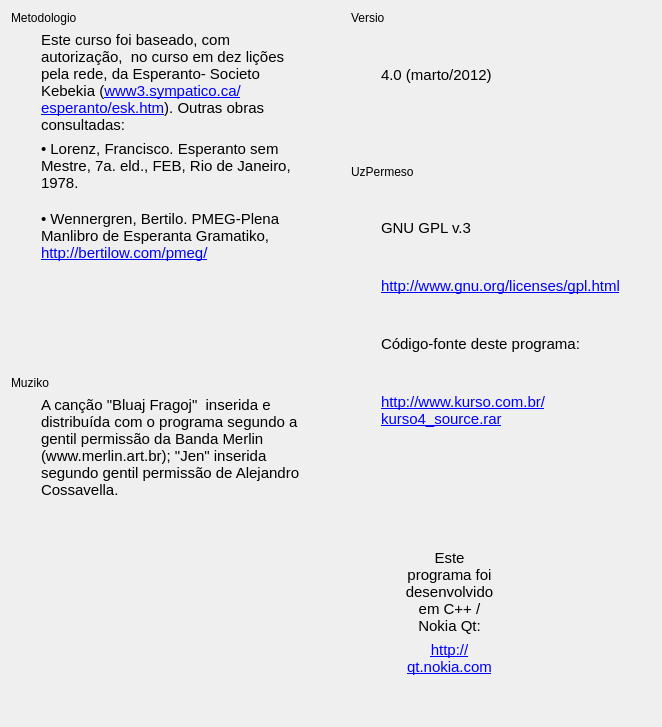
            <widget class="QWidget" name="tab_2">
             <attribute name="icon">
              <iconset resource="ikonoj.qrc">
               <normaloff>:/ikonoj/kredit_permesoj.png</normaloff>:/ikonoj/kredit_permesoj.png</iconset>
             </attribute>
             <attribute name="title">
              <string/>
             </attribute>
             <layout class="QHBoxLayout" name="horizontalLayout_18" stretch="1,1">
              <property name="spacing">
               <number>40</number>
              </property>
              <item>
               <layout class="QVBoxLayout" name="verticalLayout_28" stretch="0,1,0,2">
                <property name="spacing">
                 <number>6</number>
                </property>
                <item>
                 <layout class="QVBoxLayout" name="verticalLayout_34">
                  <item>
                   <widget class="titolo" name="Kredit_Label6">
                    <property name="text">
                     <string notr="true">Metodologio</string>
                    </property>
                   </widget>
                  </item>
                  <item>
                   <layout class="QHBoxLayout" name="horizontalLayout_17">
                    <item>
                     <spacer name="horizontalSpacer_13">
                      <property name="orientation">
                       <enum>Qt::Horizontal</enum>
                      </property>
                      <property name="sizeType">
                       <enum>QSizePolicy::Fixed</enum>
                      </property>
                      <property name="sizeHint" stdset="0">
                       <size>
                        <width>30</width>
                        <height>20</height>
                       </size>
                      </property>
                     </spacer>
                    </item>
                    <item>
                     <layout class="QVBoxLayout" name="verticalLayout_35">
                      <item>
                       <widget class="QLabel" name="Kredit_Label7">
                        <property name="styleSheet">
                         <string notr="true">font-size: 15px;</string>
                        </property>
                        <property name="text">
                         <string notr="true">&lt;!DOCTYPE HTML PUBLIC &quot;-//W3C//DTD HTML 4.0//EN&quot; &quot;http://www.w3.org/TR/REC-html40/strict.dtd&quot;&gt;
&lt;html&gt;&lt;head&gt;&lt;meta name=&quot;qrichtext&quot; content=&quot;1&quot; /&gt;&lt;style type=&quot;text/css&quot;&gt;
p, li { white-space: pre-wrap; }
&lt;/style&gt;&lt;/head&gt;&lt;body style=&quot; font-family:'Arial'; font-size:15px; font-weight:400; font-style:normal;&quot;&gt;
&lt;p style=&quot; margin-top:0px; margin-bottom:0px; margin-left:0px; margin-right:0px; -qt-block-indent:0; text-indent:0px;&quot;&gt;Este curso foi baseado, com autorização,  no curso em dez lições pela rede, da Esperanto- Societo Kebekia (&lt;a href=&quot;http://www3.sympatico.ca/esperanto/esk.htm&quot;&gt;&lt;span style=&quot; text-decoration: underline; color:#0000ff;&quot;&gt;www3.sympatico.ca/esperanto/esk.htm&lt;/span&gt;&lt;/a&gt;). Outras obras consultadas:&lt;/p&gt;&lt;/body&gt;&lt;/html&gt;</string>
                        </property>
                        <property name="wordWrap">
                         <bool>true</bool>
                        </property>
                       </widget>
                      </item>
                      <item>
                       <widget class="QLabel" name="label_33">
                        <property name="text">
                         <string notr="true">&lt;!DOCTYPE HTML PUBLIC &quot;-//W3C//DTD HTML 4.0//EN&quot; &quot;http://www.w3.org/TR/REC-html40/strict.dtd&quot;&gt;
&lt;html&gt;&lt;head&gt;&lt;meta name=&quot;qrichtext&quot; content=&quot;1&quot; /&gt;&lt;style type=&quot;text/css&quot;&gt;
p, li { white-space: pre-wrap; }
&lt;/style&gt;&lt;/head&gt;&lt;body style=&quot; font-family:'DejaVu Sans'; font-size:15px; font-weight:400; font-style:normal;&quot;&gt;
&lt;p style=&quot; margin-top:0px; margin-bottom:0px; margin-left:0px; margin-right:0px; -qt-block-indent:0; text-indent:0px;&quot;&gt;• Lorenz, Francisco. Esperanto sem Mestre, 7a. eld., FEB, Rio de Janeiro, 1978.&lt;/p&gt;
&lt;p style=&quot;-qt-paragraph-type:empty; margin-top:0px; margin-bottom:0px; margin-left:0px; margin-right:0px; -qt-block-indent:0; text-indent:0px;&quot;&gt;&lt;/p&gt;
&lt;p style=&quot; margin-top:0px; margin-bottom:0px; margin-left:0px; margin-right:0px; -qt-block-indent:0; text-indent:0px;&quot;&gt;• Wennergren, Bertilo. PMEG-Plena Manlibro de Esperanta Gramatiko, &lt;a href=&quot;http://bertilow.com/pmeg/&quot;&gt;&lt;span style=&quot; text-decoration: underline; color:#0000ff;&quot;&gt;http://bertilow.com/pmeg/&lt;/span&gt;&lt;/a&gt;&lt;/p&gt;&lt;/body&gt;&lt;/html&gt;</string>
                        </property>
                        <property name="wordWrap">
                         <bool>true</bool>
                        </property>
                        <property name="openExternalLinks">
                         <bool>true</bool>
                        </property>
                       </widget>
                      </item>
                     </layout>
                    </item>
                   </layout>
                  </item>
                 </layout>
                </item>
                <item>
                 <spacer name="verticalSpacer_10">
                  <property name="orientation">
                   <enum>Qt::Vertical</enum>
                  </property>
                  <property name="sizeHint" stdset="0">
                   <size>
                    <width>20</width>
                    <height>40</height>
                   </size>
                  </property>
                 </spacer>
                </item>
                <item>
                 <layout class="QVBoxLayout" name="verticalLayout_25">
                  <item>
                   <widget class="titolo" name="Kredit_Label8">
                    <property name="text">
                     <string notr="true">Muziko</string>
                    </property>
                   </widget>
                  </item>
                  <item>
                   <layout class="QHBoxLayout" name="horizontalLayout_12">
                    <item>
                     <spacer name="horizontalSpacer_8">
                      <property name="orientation">
                       <enum>Qt::Horizontal</enum>
                      </property>
                      <property name="sizeType">
                       <enum>QSizePolicy::Fixed</enum>
                      </property>
                      <property name="sizeHint" stdset="0">
                       <size>
                        <width>30</width>
                        <height>20</height>
                       </size>
                      </property>
                     </spacer>
                    </item>
                    <item>
                     <widget class="QLabel" name="Kredit_Label9">
                      <property name="styleSheet">
                       <string notr="true">font-size: 15px;</string>
                      </property>
                      <property name="text">
                       <string notr="true">&lt;!DOCTYPE HTML PUBLIC &quot;-//W3C//DTD HTML 4.0//EN&quot; &quot;http://www.w3.org/TR/REC-html40/strict.dtd&quot;&gt;
&lt;html&gt;&lt;head&gt;&lt;meta name=&quot;qrichtext&quot; content=&quot;1&quot; /&gt;&lt;style type=&quot;text/css&quot;&gt;
p, li { white-space: pre-wrap; }
&lt;/style&gt;&lt;/head&gt;&lt;body style=&quot; font-family:'Arial'; font-size:11pt; font-weight:400; font-style:normal;&quot;&gt;
&lt;p style=&quot; margin-top:0px; margin-bottom:0px; margin-left:0px; margin-right:0px; -qt-block-indent:0; text-indent:0px;&quot;&gt;A canção &amp;quot;Bluaj Fragoj&amp;quot;  inserida e distribuída com o programa segundo a gentil permissão da Banda Merlin (www.merlin.art.br); &amp;quot;Jen&amp;quot; inserida segundo gentil permissão de Alejandro Cossavella.&lt;/p&gt;&lt;/body&gt;&lt;/html&gt;</string>
                      </property>
                      <property name="wordWrap">
                       <bool>true</bool>
                      </property>
                     </widget>
                    </item>
                   </layout>
                  </item>
                 </layout>
                </item>
                <item>
                 <spacer name="verticalSpacer_2">
                  <property name="orientation">
                   <enum>Qt::Vertical</enum>
                  </property>
                  <property name="sizeHint" stdset="0">
                   <size>
                    <width>20</width>
                    <height>40</height>
                   </size>
                  </property>
                 </spacer>
                </item>
               </layout>
              </item>
              <item>
               <layout class="QVBoxLayout" name="verticalLayout_30">
                <item>
                 <layout class="QVBoxLayout" name="verticalLayout_38">
                  <item>
                   <widget class="titolo" name="Kredit_Versio">
                    <property name="text">
                     <string notr="true">Versio</string>
                    </property>
                   </widget>
                  </item>
                  <item>
                   <layout class="QHBoxLayout" name="horizontalLayout_32">
                    <item>
                     <spacer name="horizontalSpacer_43">
                      <property name="orientation">
                       <enum>Qt::Horizontal</enum>
                      </property>
                      <property name="sizeType">
                       <enum>QSizePolicy::Fixed</enum>
                      </property>
                      <property name="sizeHint" stdset="0">
                       <size>
                        <width>30</width>
                        <height>20</height>
                       </size>
                      </property>
                     </spacer>
                    </item>
                    <item>
                     <widget class="QLabel" name="Versio_Kredit">
                      <property name="styleSheet">
                       <string notr="true">font-size: 15px;</string>
                      </property>
                      <property name="text">
                       <string notr="true">&lt;!DOCTYPE HTML PUBLIC &quot;-//W3C//DTD HTML 4.0//EN&quot; &quot;http://www.w3.org/TR/REC-html40/strict.dtd&quot;&gt;
&lt;html&gt;&lt;head&gt;&lt;meta name=&quot;qrichtext&quot; content=&quot;1&quot; /&gt;&lt;style type=&quot;text/css&quot;&gt;
p, li { white-space: pre-wrap; }
&lt;/style&gt;&lt;/head&gt;&lt;body style=&quot; font-family:'MS Shell Dlg 2'; font-weight:400; font-style:normal;&quot;&gt;
&lt;p style=&quot; margin-top:0px; margin-bottom:0px; margin-left:0px; margin-right:0px; -qt-block-indent:0; text-indent:0px;&quot;&gt;&lt;span style=&quot; font-family:'Arial';&quot;&gt;4.0 (marto/2012)&lt;/span&gt;&lt;/p&gt;&lt;/body&gt;&lt;/html&gt;</string>
                      </property>
                      <property name="wordWrap">
                       <bool>true</bool>
                      </property>
                     </widget>
                    </item>
                   </layout>
                  </item>
                 </layout>
                </item>
                <item>
                 <spacer name="verticalSpacer_8">
                  <property name="orientation">
                   <enum>Qt::Vertical</enum>
                  </property>
                  <property name="sizeHint" stdset="0">
                   <size>
                    <width>20</width>
                    <height>40</height>
                   </size>
                  </property>
                 </spacer>
                </item>
                <item>
                 <layout class="QVBoxLayout" name="verticalLayout_37">
                  <item>
                   <widget class="titolo" name="Kredit_Label2">
                    <property name="text">
                     <string notr="true">UzPermeso</string>
                    </property>
                   </widget>
                  </item>
                  <item>
                   <layout class="QHBoxLayout" name="horizontalLayout_31">
                    <item>
                     <spacer name="horizontalSpacer_14">
                      <property name="orientation">
                       <enum>Qt::Horizontal</enum>
                      </property>
                      <property name="sizeType">
                       <enum>QSizePolicy::Fixed</enum>
                      </property>
                      <property name="sizeHint" stdset="0">
                       <size>
                        <width>30</width>
                        <height>20</height>
                       </size>
                      </property>
                     </spacer>
                    </item>
                    <item>
                     <layout class="QVBoxLayout" name="verticalLayout_36">
                      <item>
                       <layout class="QVBoxLayout" name="verticalLayout_32">
                        <item>
                         <widget class="QLabel" name="GPL_Kredit">
                          <property name="styleSheet">
                           <string notr="true">font-size: 15px;</string>
                          </property>
                          <property name="text">
                           <string notr="true">&lt;!DOCTYPE HTML PUBLIC &quot;-//W3C//DTD HTML 4.0//EN&quot; &quot;http://www.w3.org/TR/REC-html40/strict.dtd&quot;&gt;
&lt;html&gt;&lt;head&gt;&lt;meta name=&quot;qrichtext&quot; content=&quot;1&quot; /&gt;&lt;style type=&quot;text/css&quot;&gt;
p, li { white-space: pre-wrap; }
&lt;/style&gt;&lt;/head&gt;&lt;body style=&quot; font-family:'Arial'; font-weight:400; font-style:normal;&quot;&gt;
&lt;p style=&quot; margin-top:0px; margin-bottom:0px; margin-left:0px; margin-right:0px; -qt-block-indent:0; text-indent:0px;&quot;&gt;GNU GPL v.3&lt;/p&gt;&lt;/body&gt;&lt;/html&gt;</string>
                          </property>
                          <property name="wordWrap">
                           <bool>true</bool>
                          </property>
                         </widget>
                        </item>
                        <item>
                         <widget class="QLabel" name="GNU_Kredit">
                          <property name="styleSheet">
                           <string notr="true">font-size: 15px;</string>
                          </property>
                          <property name="text">
                           <string notr="true">&lt;!DOCTYPE HTML PUBLIC &quot;-//W3C//DTD HTML 4.0//EN&quot; &quot;http://www.w3.org/TR/REC-html40/strict.dtd&quot;&gt;
&lt;html&gt;&lt;head&gt;&lt;meta name=&quot;qrichtext&quot; content=&quot;1&quot; /&gt;&lt;style type=&quot;text/css&quot;&gt;
p, li { white-space: pre-wrap; }
&lt;/style&gt;&lt;/head&gt;&lt;body style=&quot; font-family:'Arial'; font-weight:400; font-style:normal;&quot;&gt;
&lt;p style=&quot; margin-top:0px; margin-bottom:0px; margin-left:0px; margin-right:0px; -qt-block-indent:0; text-indent:0px;&quot;&gt;&lt;a href=&quot;http://www.gnu.org/licenses/gpl.html&quot;&gt;&lt;span style=&quot; text-decoration: underline; color:#0000ff;&quot;&gt;http://www.gnu.org/licenses/gpl.html&lt;/span&gt;&lt;/a&gt;&lt;/p&gt;&lt;/body&gt;&lt;/html&gt;</string>
                          </property>
                          <property name="wordWrap">
                           <bool>true</bool>
                          </property>
                         </widget>
                        </item>
                       </layout>
                      </item>
                      <item>
                       <layout class="QVBoxLayout" name="verticalLayout_33">
                        <item>
                         <widget class="QLabel" name="Kredit_FontKodo">
                          <property name="styleSheet">
                           <string notr="true">font-size: 15px;</string>
                          </property>
                          <property name="text">
                           <string notr="true">&lt;!DOCTYPE HTML PUBLIC &quot;-//W3C//DTD HTML 4.0//EN&quot; &quot;http://www.w3.org/TR/REC-html40/strict.dtd&quot;&gt;
&lt;html&gt;&lt;head&gt;&lt;meta name=&quot;qrichtext&quot; content=&quot;1&quot; /&gt;&lt;style type=&quot;text/css&quot;&gt;
p, li { white-space: pre-wrap; }
&lt;/style&gt;&lt;/head&gt;&lt;body style=&quot; font-family:'Arial'; font-weight:400; font-style:normal;&quot;&gt;
&lt;p style=&quot; margin-top:0px; margin-bottom:0px; margin-left:0px; margin-right:0px; -qt-block-indent:0; text-indent:0px;&quot;&gt;Código-fonte deste programa:&lt;/p&gt;&lt;/body&gt;&lt;/html&gt;</string>
                          </property>
                          <property name="wordWrap">
                           <bool>true</bool>
                          </property>
                         </widget>
                        </item>
                        <item>
                         <widget class="QLabel" name="FontKodo_Kredit">
                          <property name="styleSheet">
                           <string notr="true">font-size: 15px;</string>
                          </property>
                          <property name="text">
                           <string notr="true">&lt;!DOCTYPE HTML PUBLIC &quot;-//W3C//DTD HTML 4.0//EN&quot; &quot;http://www.w3.org/TR/REC-html40/strict.dtd&quot;&gt;
&lt;html&gt;&lt;head&gt;&lt;meta name=&quot;qrichtext&quot; content=&quot;1&quot; /&gt;&lt;style type=&quot;text/css&quot;&gt;
p, li { white-space: pre-wrap; }
&lt;/style&gt;&lt;/head&gt;&lt;body style=&quot; font-family:'Arial'; font-weight:400; font-style:normal;&quot;&gt;
&lt;p style=&quot; margin-top:0px; margin-bottom:0px; margin-left:0px; margin-right:0px; -qt-block-indent:0; text-indent:0px;&quot;&gt;&lt;a href=&quot;http://www.kurso.com.br/kurso4_source.rar&quot;&gt;&lt;span style=&quot; text-decoration: underline; color:#0000ff;&quot;&gt;http://www.kurso.com.br/kurso4_source.rar&lt;/span&gt;&lt;/a&gt;&lt;/p&gt;&lt;/body&gt;&lt;/html&gt;</string>
                          </property>
                          <property name="wordWrap">
                           <bool>true</bool>
                          </property>
                         </widget>
                        </item>
                       </layout>
                      </item>
                     </layout>
                    </item>
                   </layout>
                  </item>
                 </layout>
                </item>
                <item>
                 <spacer name="verticalSpacer_7">
                  <property name="orientation">
                   <enum>Qt::Vertical</enum>
                  </property>
                  <property name="sizeHint" stdset="0">
                   <size>
                    <width>20</width>
                    <height>81</height>
                   </size>
                  </property>
                 </spacer>
                </item>
                <item>
                 <layout class="QHBoxLayout" name="horizontalLayout_11" stretch="1,2,0,1">
                  <item>
                   <spacer name="horizontalSpacer_44">
                    <property name="orientation">
                     <enum>Qt::Horizontal</enum>
                    </property>
                    <property name="sizeHint" stdset="0">
                     <size>
                      <width>40</width>
                      <height>20</height>
                     </size>
                    </property>
                   </spacer>
                  </item>
                  <item>
                   <layout class="QVBoxLayout" name="verticalLayout_29">
                    <property name="spacing">
                     <number>6</number>
                    </property>
                    <property name="rightMargin">
                     <number>15</number>
                    </property>
                    <item>
                     <widget class="QLabel" name="Kredit_Nokia">
                      <property name="styleSheet">
                       <string notr="true">font-size: 15px;</string>
                      </property>
                      <property name="text">
                       <string notr="true">&lt;!DOCTYPE HTML PUBLIC &quot;-//W3C//DTD HTML 4.0//EN&quot; &quot;http://www.w3.org/TR/REC-html40/strict.dtd&quot;&gt;
&lt;html&gt;&lt;head&gt;&lt;meta name=&quot;qrichtext&quot; content=&quot;1&quot; /&gt;&lt;style type=&quot;text/css&quot;&gt;
p, li { white-space: pre-wrap; }
&lt;/style&gt;&lt;/head&gt;&lt;body style=&quot; font-family:'Arial'; font-weight:400; font-style:normal;&quot;&gt;
&lt;p style=&quot; margin-top:0px; margin-bottom:0px; margin-left:0px; margin-right:0px; -qt-block-indent:0; text-indent:0px;&quot;&gt;Este programa foi desenvolvido em C++ / Nokia Qt:&lt;/p&gt;&lt;/body&gt;&lt;/html&gt;</string>
                      </property>
                      <property name="alignment">
                       <set>Qt::AlignCenter</set>
                      </property>
                      <property name="wordWrap">
                       <bool>true</bool>
                      </property>
                     </widget>
                    </item>
                    <item>
                     <widget class="QLabel" name="Nokia_Kredit">
                      <property name="styleSheet">
                       <string notr="true">font-size: 15px;</string>
                      </property>
                      <property name="text">
                       <string notr="true">&lt;!DOCTYPE HTML PUBLIC &quot;-//W3C//DTD HTML 4.0//EN&quot; &quot;http://www.w3.org/TR/REC-html40/strict.dtd&quot;&gt;
&lt;html&gt;&lt;head&gt;&lt;meta name=&quot;qrichtext&quot; content=&quot;1&quot; /&gt;&lt;style type=&quot;text/css&quot;&gt;
p, li { white-space: pre-wrap; }
&lt;/style&gt;&lt;/head&gt;&lt;body style=&quot; font-family:'Arial'; font-weight:400; font-style:normal;&quot;&gt;
&lt;p style=&quot; margin-top:0px; margin-bottom:0px; margin-left:0px; margin-right:0px; -qt-block-indent:0; text-indent:0px;&quot;&gt;&lt;a href=&quot;http://qt.nokia.com&quot;&gt;&lt;span style=&quot; text-decoration: underline; color:#0000ff;&quot;&gt;http://qt.nokia.com&lt;/span&gt;&lt;/a&gt;&lt;/p&gt;&lt;/body&gt;&lt;/html&gt;</string>
                      </property>
                      <property name="alignment">
                       <set>Qt::AlignCenter</set>
                      </property>
                      <property name="wordWrap">
                       <bool>true</bool>
                      </property>
                     </widget>
                    </item>
                   </layout>
                  </item>
                  <item>
                   <widget class="QLabel" name="label">
                    <property name="minimumSize">
                     <size>
                      <width>48</width>
                      <height>48</height>
                     </size>
                    </property>
                    <property name="maximumSize">
                     <size>
                      <width>48</width>
                      <height>48</height>
                     </size>
                    </property>
                    <property name="text">
                     <string notr="true"/>
                    </property>
                    <property name="pixmap">
                     <pixmap resource="ikonoj.qrc">:/ikonoj/qt-logo.png</pixmap>
                    </property>
                    <property name="scaledContents">
                     <bool>true</bool>
                    </property>
                   </widget>
                  </item>
                  <item>
                   <spacer name="horizontalSpacer_45">
                    <property name="orientation">
                     <enum>Qt::Horizontal</enum>
                    </property>
                    <property name="sizeHint" stdset="0">
                     <size>
                      <width>40</width>
                      <height>20</height>
                     </size>
                    </property>
                   </spacer>
                  </item>
                 </layout>
                </item>
                <item>
                 <spacer name="verticalSpacer_4">
                  <property name="orientation">
                   <enum>Qt::Vertical</enum>
                  </property>
                  <property name="sizeHint" stdset="0">
                   <size>
                    <width>20</width>
                    <height>40</height>
                   </size>
                  </property>
                 </spacer>
                </item>
               </layout>
              </item>
             </layout>
            </widget>
